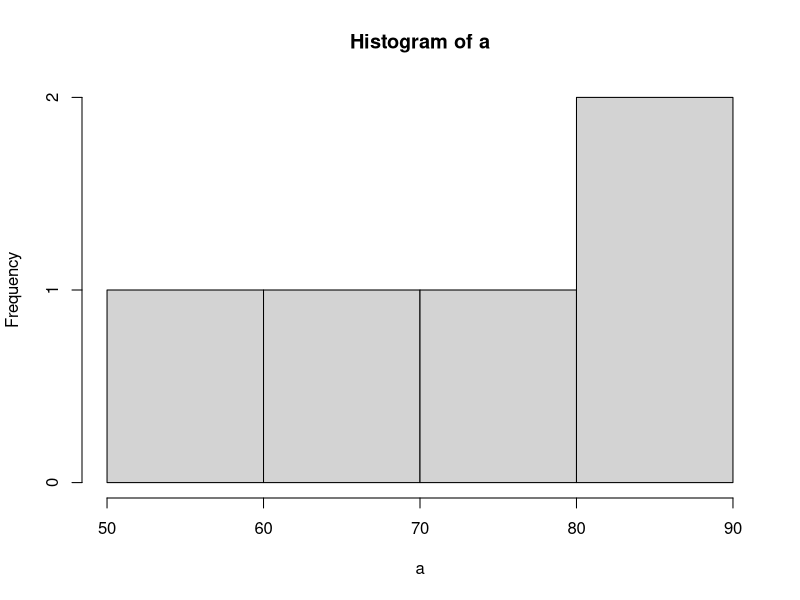

R code for this plot:
# EXPERIMENT-16
# HISTOGRAM
#
# AIM: To draw the histogram plot using R-tool.

a <- c(55, 67, 89, 80, 90)

hist(a, main = "Histogram of a", xlab = "a")

# RESULT: Thus the histogram plot is executed successfully.
